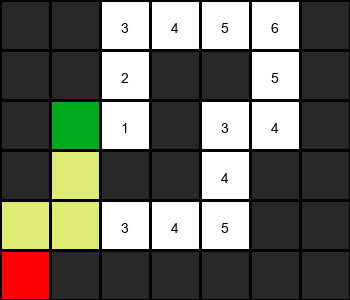

Recreate this plot in Python.
from collections import deque
import heapq
import itertools
import sys
from PIL import Image, ImageDraw, ImageFont


class Node:
    def __init__(self, state, parent, action, heuristic=0, cost=0):
        """
        Initializes a Node with the given state, parent, and action.

        :param state: The state of the node.
        :type state: object
        :param parent: The parent node leading to this node.
        :type parent: Node or None
        :param action: The action taken to reach this node.
        :type action: str or None
        """

        self.state = state
        self.parent = parent
        self.action = action
        self.heuristic = heuristic  # h(n)
        self.cost = cost  # g(n)


class StackFrontier:
    """Stack frontier for Deep First Search. (LIFO)"""

    def __init__(self):
        """
        Initializes the frontier as an empty queue.
        """

        self.frontier = deque()

    def add(self, node: Node):
        """
        Adds a node to the frontier.

        :param node: The node to add to the frontier.
        :type node: Node
        """
        return self.frontier.append(node)

    def contains_state(self, state):
        """
        Returns True if the given state is in the frontier, otherwise False.

        :param state: The state to check if in the frontier
        :type state: object
        :return: True if the state is in the frontier, otherwise False
        :rtype: bool
        """
        return any(node.state == state for node in self.frontier)

    def empty(self):
        """
        Returns True if the frontier is empty, otherwise False.

        :return: True if the frontier is empty, otherwise False
        :rtype: bool
        """
        return len(self.frontier) == 0

    def remove(self):
        """
        Removes the last node from the frontier.

        :raises Exception: if the frontier is empty.
        :return: the last node in the frontier
        :rtype: Node
        """
        if self.empty():
            raise Exception("empty frontier")
        else:
            return self.frontier.pop()  # removes and return that last item in the list


class QueueFrontier(StackFrontier):
    """Queue frontier for Breadth First Search. (FIFO)"""

    def remove(self):
        """
        Overrides the remove method from StackFrontier.

        Removes the first node from the frontier.

        :raises Exception: if the frontier is empty.
        :return: the first node in the frontier
        :rtype: Node
        """
        if self.empty():
            raise Exception("empty frontier")
        else:
            return (
                self.frontier.popleft()
            )  # removes and return the first item in the list


class GreedyBestFirstFrontier(StackFrontier):
    """
    Frontier for Greedy Best First Search.
    """

    def __init__(self):
        """
        Initializes the frontier.

        The counter is used to break ties in the heap when two nodes have the same
        heuristic value. The first node added to the heap will have a lower count
        than the second node added, and thus will be popped first. This ensures
        that the solution path is always the shortest path to the goal.
        """
        self.frontier = []
        self.entry_count = itertools.count()  # incremental counter to avoid ties

    def add(self, node, heuristic):
        """
        Adds a node to the frontier.

        :param node: The node to add to the frontier.
        :type node: Node
        :param heuristic: The heuristic value for the node.
        :type heuristic: int
        """
        count = next(self.entry_count)  # gets the next number
        heapq.heappush(self.frontier, (heuristic, count, node))  # adds to the heap

    def remove(self):
        """
        Removes the node with the smallest heuristic value from the frontier.

        :raises Exception: if the frontier is empty.
        :return: the node with the smallest heuristic value in the frontier
        :rtype: Node
        """
        if self.empty():
            raise Exception("empty frontier")
        else:
            _, _, node = heapq.heappop(
                self.frontier
            )  # removes the smallest element from the heap
            return node

    def contains_state(self, state):
        """
        Returns True if the given state is in the frontier, otherwise False.

        :param state: The state to check if in the frontier
        :type state: object
        :return: True if the state is in the frontier, otherwise False
        :rtype: bool
        """
        return any(
            node.state == state for _, _, node in self.frontier
        )  # checks if the state is in the frontier

class Maze:
    def __init__(self, filename):
        """
        Initializes the Maze object by reading the maze configuration from a file.

        The maze is represented as a grid of cells, where each cell can be a wall,
        the start point 'A', the goal point 'B', or an empty space. The function
        reads the maze from the specified file, validates the presence of exactly
        one start and one goal, and sets the height and width of the maze. It also
        tracks the positions of walls, start, and goal within the maze.

        :param filename: The name of the file containing the maze configuration.
        :type filename: str
        :raises Exception: If the maze does not contain exactly one start point or
                        one goal point.
        """

        self.heuristic = self.manhattan_heuristic

        with open(filename) as f:  # open the file
            contents = f.read()  # read the file

        # Validate start and goal
        if contents.count("A") != 1:
            raise Exception("maze must have exactly one start point")
        if contents.count("B") != 1:
            raise Exception("maze must have exactly one goal")

        contents = contents.splitlines()  # divide the contentes into lines of the maze.
        self.height = len(contents)  # determines the height of the maze
        self.width = max(
            len(line) for line in contents
        )  # determines the width of the maze

        contents = [
            line.ljust(self.width) for line in contents
        ]  # makes sure that all lines have the same width

        self.walls = (
            []
        )  # creates a list to store the walls (True for a wall, False for a blank space)
        for i in range(self.height):  # iterates over the rows
            row = []
            for j in range(self.width):  # iterates over the columns
                cell = contents[i][j]
                if cell in ("A", "B", " "):  # checks if the cell is a wall
                    row.append(False)
                    if cell == "A":
                        self.start = (i, j)
                    elif cell == "B":
                        self.goal = (i, j)
                else:
                    row.append(True)
            self.walls.append(row)

        self.solution = None

    def manhattan_heuristic(self, state):
        """
        The Manhattan distance heuristic is a simple heuristic that estimates the
        distance between the current state and the goal state horizontally and vertically.
        
        Returns the Manhattan distance from the current state to the goal.

        :param state: Current position (row, col)
        :type state: tuple
        :return: Manhattan distance to goal
        :rtype: int
        """
        row1, col1 = state
        row2, col2 = self.goal
        return abs(row1 - row2) + abs(col1 - col2)

    def print(self):
        """
        Prints a simple text representation of the maze, with the start (A),
        goal (B), and any solution path marked.

        :return: None
        """
        solution = (
            self.solution[1] if self.solution is not None else None
        )  # checks if there is a solution
        print()
        for i, row in enumerate(self.walls):  # iterates over the rows
            for j, col in enumerate(row):  # iterates over the columns
                if col:
                    print("█", end="")
                elif (i, j) == self.start:
                    print("A", end="")
                elif (i, j) == self.goal:
                    print("B", end="")
                elif solution is not None and (i, j) in solution:
                    print("*", end="")
                else:
                    print(" ", end="")
            print()
        print()

    def neighbors(self, state):
        """
        Returns a list of valid neighboring states from the given state along with the actions
        required to reach them. A neighboring state is considered valid if it is within the
        maze's boundaries and not a wall.

        :param state: The current position in the maze, represented as a tuple (row, col).
        :type state: tuple
        :return: A list of tuples, each containing an action ("up", "down", "left", "right")
                and the resulting neighboring state as a tuple (row, col).
        :rtype: list
        """

        row, col = state  # unpacks the state tuple

        candidates = [
            ("up", (row - 1, col)),
            ("down", (row + 1, col)),
            ("left", (row, col - 1)),
            ("right", (row, col + 1)),
        ]  # list of tuples containing the action and the resulting neighboring state

        result = []
        for action, (
            r,
            c,
        ) in (
            candidates
        ):  # iterates over the candidates (actions and neighboring states)
            if (
                0 <= r < self.height and 0 <= c < self.width and not self.walls[r][c]
            ):  # if the neighbor is within the maze's boundaries and not a wall
                result.append((action, (r, c)))
        return result

    def solve(self, method="dfs"):
        """
        Solves the maze using the specified search method.

        :param method: The search method to use (default is "dfs")
        :type method: str
        :raises Exception: If the maze cannot be solved
        :return: None
        """
        self.num_explored = 0
        start = Node(
            state=self.start, parent=None, action=None
        )  # defines the initial state

        if method == "bfs":
            frontier = QueueFrontier()
        elif method == "dfs":
            frontier = StackFrontier()
        elif method in "greedy":
            frontier = GreedyBestFirstFrontier()
        else:
            raise ValueError("Invalid method.")

        if method in ["greedy", "astar"]:
            priority = (
                self.heuristic(start.state)
                if method == "greedy"
                else self.heuristic(start.state) + start.cost
            )  # calculates the priority
            frontier.add(start, priority)  # adds the initial state to the frontier
        else:
            frontier.add(start)  # adds the initial state to the frontier

        self.explored = set()  # keeps track of the states that have been explored

        while True:
            if frontier.empty():
                raise Exception("No solution")

            node = (
                frontier.remove()
            )  # removes the first or the last (depending on the method) node from the frontier
            self.num_explored += (
                1  # increments the number of states that have been explored
            )

            if node.state == self.goal:  # if the goal state has been reached
                actions = []
                cells = []
                while (
                    node.parent is not None
                ):  # adds the actions and the cells to the solution
                    actions.append(node.action)
                    cells.append(node.state)
                    node = node.parent
                actions.reverse()  # reverses the lists (this happens because the solution is reversed)
                cells.reverse()
                self.solution = (actions, cells)
                return

            self.explored.add(node.state)  # adds the state to the explored set

            for action, state in self.neighbors(
                node.state
            ):  # adds the neighbors to the frontier
                if (
                    not frontier.contains_state(state) and state not in self.explored
                ):  # if the neighbor is not in the frontier and not in the explored set
                    child = Node(state=state, parent=node, action=action)
                    if method in ["greedy", "astar"]:
                        if method == "greedy":
                            priority = self.heuristic(child.state)
                        elif method == "astar":
                            priority = child.cost + self.heuristic(child.state)
                        frontier.add(child, priority)
                    else:
                        frontier.add(child)  # adds the child node to the frontier

    def output_image(self, filename, show_solution=True, show_explored=False):
        """
        Outputs an image of the maze to a file.

        Args:
            filename: The filename to write the image to.
            show_solution: If True, the solution will be drawn on the maze.
            show_explored: If True, the states that have been explored will be drawn on the maze.

        Returns:
            None
        """

        cell_size = 50
        cell_border = 2

        img = Image.new(
            "RGBA", (self.width * cell_size, self.height * cell_size), "black"
        )  # creates a new image

        draw = ImageDraw.Draw(img)  # creates a drawing object

        # try to use arial.ttf if it exists
        try:
            font = ImageFont.truetype("arial.ttf", 14) 
        except:
            font = ImageFont.load_default() # if arial.ttf is not found, use the default font

        solution = self.solution[1] if self.solution is not None else None # checks if there is a solution

        for i, row in enumerate(self.walls):  # iterates over the rows
            for j, col in enumerate(row):  # iterates over the columns
                cell_top_left = (
                    j * cell_size + cell_border,
                    i * cell_size + cell_border,
                )
                cell_bottom_right = (
                    (j + 1) * cell_size - cell_border,
                    (i + 1) * cell_size - cell_border,
                )

                fill = None
                text = None

                if col:
                    fill = (40, 40, 40)

                elif (i, j) == self.start:
                    fill = (255, 0, 0)

                elif (i, j) == self.goal:
                    fill = (0, 171, 28)

                elif solution is not None and show_solution and (i, j) in solution:
                    fill = (220, 235, 113)

                elif solution is not None and show_explored and (i, j) in self.explored:
                    fill = (212, 97, 85)

                # show the heuristic value of the cell
                elif show_solution:
                    h = self.heuristic((i, j))  # gets the heuristic value
                    text = str(h)
                    fill = (255, 255, 255)

                else:
                    fill = (237, 240, 252)

                draw.rectangle([cell_top_left, cell_bottom_right], fill=fill) # draw the rectangle

                # draw the text representing the heuristic value of the cell
                if text is not None:
                    bbox = font.getbbox(text)
                    text_width = bbox[2] - bbox[0]
                    text_height = bbox[3] - bbox[1]
                    text_x = j * cell_size + (cell_size - text_width) // 2
                    text_y = i * cell_size + (cell_size - text_height) // 2
                    draw.text((text_x, text_y), text, fill="black", font=font)

        img.save(filename)


if len(sys.argv) != 2:  # if the number of arguments passed to the script is not 2
    sys.exit("Usage: python maze.py maze.txt")

m = Maze(sys.argv[1])
print("Maze:")
m.print()
print("Solving...")
m.solve(method="greedy")
print("States Explored:", m.num_explored)
print("Solution:")
m.print()
m.output_image("maze.png", show_explored=True)
